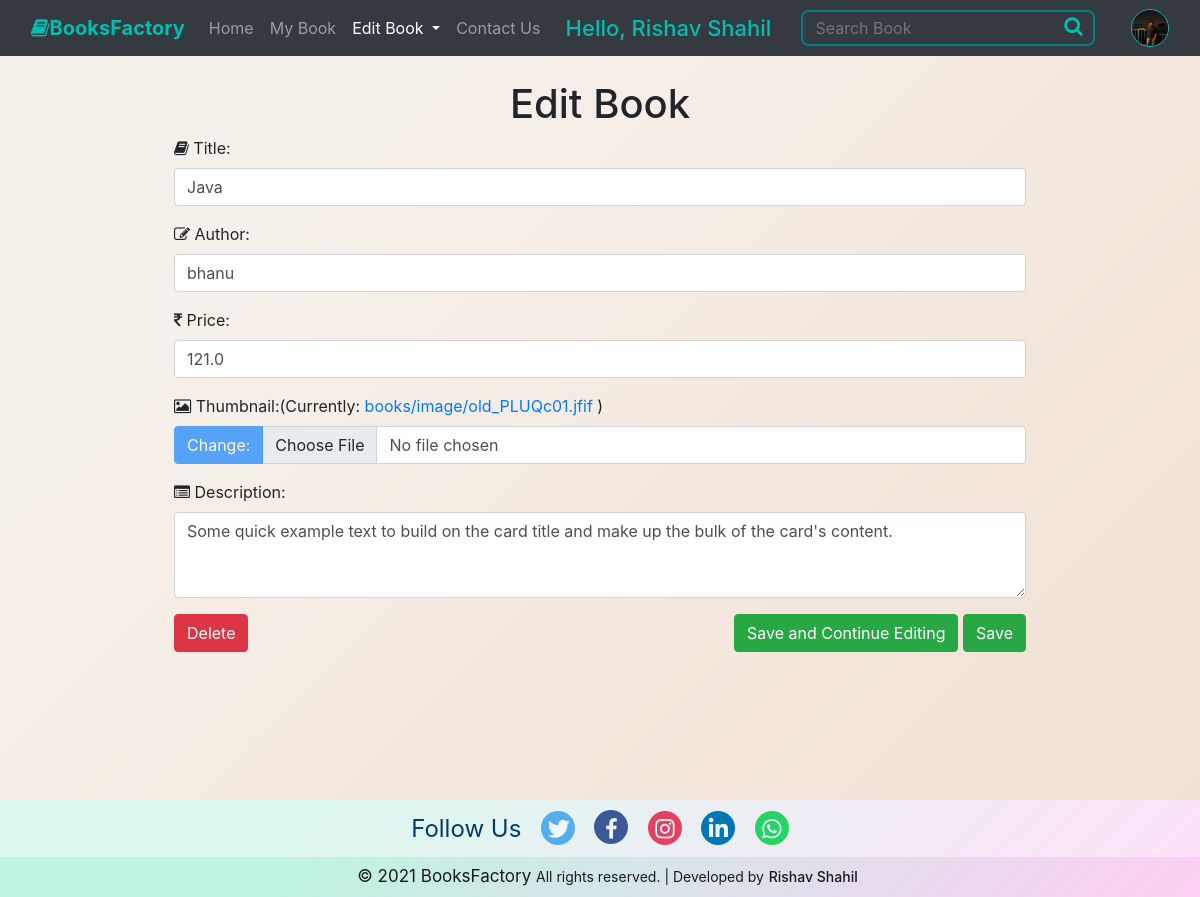
Screenshot of /book/edit/?id=25 (signed in) with the database file from the repository.
### books/models.py (models this page shows, shortened)
class UserDetails(models.Model):
    user = models.OneToOneField(User, on_delete=models.CASCADE,primary_key=True)
    image = models.ImageField(upload_to='users/image',  default='defaultuser.png')
    phone = models.IntegerField(default=0, blank=True)
    dob = models.DateField(default=datetime.today())
    gender = models.CharField(default='', max_length=28)

class Book(models.Model):
    title = models.CharField(max_length=20)
    price = models.FloatField()
    author = models.CharField(max_length=20)
    desc = models.CharField(max_length=200)
    img = models.ImageField(upload_to='books/image')

### books/views.py (the view, shortened to what this page needs)
# urls.py: path('edit/', views.edit_book, name='editbook'),
@login_required(login_url='home')
def edit_book(request):
    book = Book.objects.get(id=request.GET['id'])
    return render(request, 'book/editbook.html', {'book': book})

### templates/book/editbook.html (shortened to what this page needs)
{% extends 'book/base.html' %}
{% load static %}
{% block dropdown %} active {% endblock dropdown %}
{% block current %}Edit Book {% endblock current %}
{% block body %}
    <div class="container my-4 add-form">
        <h1 class="text-center">Edit Book</h1>
        <form action="{% url 'editbook' %}" enctype="multipart/form-data" method="post">
            <div class="mb-3">
                <label for="formname" class="form-label">
                    <i class="fa fa-book"></i> Title:</label>
                <input type="text" class="form-control" id="formname" aria-describedby="emailHelp"
                       placeholder="Enter Book Title" name="title" value="{{ book.title }}">
            </div>
            <div class="mb-3">
                <label for="forphone" class="form-label"><i class="fa fa-pencil-square-o"></i> Author:</label>
                <input type="text" class="form-control" id="forphone" aria-describedby="emailHelp"
                       placeholder="Enter Author Name" name="author" value="{{ book.author }}">
            </div>
            <div class="mb-3">
                <label for="exampleFormControlInput1" class="form-label"><i class="fa fa-inr"></i> Price:</label>
                <input type="Text" class="form-control" id="exampleFormControlInput1" name="price"
                       placeholder="Enter Book Price"
                       value="{{ book.price }}">
            </div>
            <label for="formFile" class="form-label form-l">
                <i class="fa fa-picture-o"></i> Thumbnail:(Currently: <a href="{{ book.img.url }}">{{ book.img }}</a> )
            </label>
            <div class="input-group mb-3">
                <button class="btn btn-primary disabled" type="button" id="button-addon2">Change:</button>
                <input class="form-control input-file" type="file" name="image" id="formFile">
            </div>
            <div class="mb-3">
                <label for="forTextarea" class="form-label"><i class="fa fa-list-alt"></i> Description:</label>
                <textarea class="form-control" id="forTextarea" rows="3" name="desc"
                          placeholder="Enter Book Description">{{ book.desc }}</textarea>
            </div>
            <div class="row">
                <div class="col-md-6 cols-sm-2 col-3">
                    <button type="button" class="btn btn-danger" data-toggle="modal" data-target="#deleteModal">
                        Delete
                    </button>
                </div>
                <div class="col-md-6 cols-sm-10 col-9" style="text-align: right;">
                    <button type="submit" class="btn btn-success" value="savecon" name="submit">Save and Continue
                        Editing
                    </button>
                    <button type="submit" class="btn btn-success" value="save" name="submit">Save</button>
                </div>
            </div>
        </form>
    </div>
{% endblock body %}

### templates/book/base.html (shortened to what this page needs)
<!doctype html>
{% load static %}
<html lang="en">
<head>
    <link href="https://cdn.jsdelivr.net/npm/bootstrap@5.0.0-beta2/dist/css/bootstrap.min.css" rel="stylesheet"
>
    <link rel="stylesheet" href="https://maxcdn.bootstrapcdn.com/bootstrap/4.0.0/css/bootstrap.min.css"
>
    <link rel="stylesheet" href="https://cdn.jsdelivr.net/npm/bootstrap-icons@1.3.0/font/bootstrap-icons.css">
    <link rel="stylesheet" href="https://cdnjs.cloudflare.com/ajax/libs/font-awesome/4.7.0/css/font-awesome.min.css">
    <link rel="stylesheet" href="https://use.fontawesome.com/releases/v5.8.1/css/all.css"
>
    <link rel="stylesheet" href="https://maxcdn.bootstrapcdn.com/font-awesome/4.5.0/css/font-awesome.min.css">
    <link rel="stylesheet" href="{% static 'css/accounts.css' %}">
    <link rel="stylesheet" href="{% static 'css/books.css' %}">
</head>
<body>
<nav class="navbar navbar-expand-lg navbar-dark bg-dark" >
    <div class="container-fluid">
        <a class="navbar-brand" href="{% url 'home' %}">
            <strong class="mainlogo"><i class="fa fa-book"></i>BooksFactory</strong>
        </a>
        <div class="collapse navbar-collapse" id="navbarSupportedContent">
            <ul class="navbar-nav me-auto mb-2 mb-lg-0">
                <li class="nav-item">
                    <a class="nav-link {% block home %} {% endblock home %}" aria-current="page"
                       href="{% url 'home' %}">Home</a>
                </li>
                <li class="nav-item">
                    <a class="nav-link {% block mybooks %} {% endblock mybooks %}" href="{% url 'showbook' %}">My
                        Book</a>
                </li>
                <li class="nav-item dropdown">
                    <a class="nav-link dropdown-toggle {% block dropdown %} {% endblock dropdown %}" href="#"
                       id="navbarDropdown" role="button"
                       data-bs-toggle="dropdown" aria-expanded="false">
                        {% block current %} {% endblock current %}
                    </a>
                </li>
                <li class="nav-item">
                    <a class="nav-link {% block contactus %} {% endblock contactus %}" href="{% url 'contactus' %}">
                        Contact Us
                    </a>
                </li>
            </ul>
            <span class="user-name">Hello, {{ request.user.first_name }} {{ user.last_name }}</span>
            <form class="d-flex" method="get" action="{% url 'searchbook' %}">
                <div class="searchbook">
                    <input type="text" name="query" id="search" placeholder="Search Book">
                    <button type="submit"><i class="fa fa-search"></i></button>
                </div>
            </form>
            <ul class="navbar-nav  ">
                    <li class="nav-item dropdown">
                        <a class="nav-link  last-logo" href="#" id="navbarDropdown" role="button"
                            data-bs-toggle="dropdown" aria-expanded="false" style="padding: 0px;">
                            <img src="{{ request.user.userdetails.image.url }}" alt="" class="user-logo">
                        </a>
                    </li>
                </ul>
        </div>
    </div>
</nav>
{% block body %}
{% endblock body %}
<br>
<footer class="footer  ">
    <div class="container-fluid slast">
        <span class="follow">Follow Us</span>
        <a href="https://twitter.com/ShahilRishav" target="_blank" class="link"><i class="fab fa-twitter"
                                                                                   id="icon1"></i></a>
        <a href="https://www.facebook.com/rishav.sahil.02" target="_blank" class="link"><i class="fa fa-facebook-f"
                                                                                           id="icon2"></i></a>
        <a href="https://www.instagram.com/rishavshahil/" target="_blank" class="link"><i class="fab fa-instagram"
                                                                                          id="icon3"></i></a>
        <a href="https://www.linkedin.com/in/rishav-shahil-4b87821a0/" target="_blank" class="link"><i
                class="fab fa-linkedin-in" id="icon4"></i></a>
        <a href="https://api.whatsapp.com/send?phone=+919060210014" target="_blank" class="link"><i
                class="fab fa-whatsapp" id="icon5"></i></a>
    </div>
    <div class="container-fluid last">
            <span>
                © 2021 BooksFactory <span class="rights">All rights reserved. | Developed by</span>
                <span class="name">Rishav Shahil</span>
            </span>
    </div>
</footer>
</body>
</html>

### static/css/accounts.css (style rules this page uses)
body { background-color: #f1dfd1; background-image: linear-gradient(315deg, #f1dfd1 0%, #f6f0ea 74%); }
.mainlogo { color: #00bfb2; }
.searchbook { display: inline-block; border: 2.5px solid teal; border-radius: 7px; padding: 3px 10px; margin-right: 35px; width: 89%; color: #00bfb2; }
.searchbook button { background: none; border: none; outline: none; float: right; padding: 0; color: #00bfb2; }
.searchbook i { cursor: pointer; font-size: 20px; }
.searchbook input { background: transparent; border: none; outline: none; padding: 1px 2px; width: 89%; color: turquoise; font-size: 16px; }
#icon1 { font-size: 22px; color: aliceblue; padding: 7px; width: 34px; text-align: center; height: 34px; background-color: #55acee; border-radius: 100px; }
#icon2 { font-size: 22px; margin-left: 15px; color: aliceblue; padding: 8px; width: 34px; text-align: center; height: 34px; background-color: #3b5999; border-radius: 100px; }
#icon3 { font-size: 22px; margin-left: 15px; color: aliceblue; padding: 7px; width: 34px; text-align: center; height: 34px; background-color: #e4405f; border-radius: 100px; }
#icon4 { font-size: 22px; margin-left: 15px; color: aliceblue; padding: 7px; width: 34px; text-align: center; height: 34px; background-color: #0077B5; border-radius: 100px; }
#icon5 { font-size: 22px; margin-left: 15px; color: aliceblue; padding: 7px; width: 34px; text-align: center; height: 34px; background-color: #25D366; border-radius: 100px; }
.bg-dark { color: black; }
.footer { text-align: center; margin-top: 100px; }
footer .slast { background-color: #fee2f8; background-image: linear-gradient(315deg, #fee2f8 0%, #dcf8ef 74%); padding: 10px 0px 10px 0px; }
footer .last { background-color: #fdcef3; background-image: linear-gradient(315deg, #fdcef3 0%, #bff2e2 75%); padding: 7px 0px 7px 15px; font-size: 17px; color:#1a1a1a; }
footer .rights { font-size: 14px; }
footer .name { font-size: 14px; cursor: pointer; font-weight: 500; }
footer .follow { font-size: 24px; color: #003d66; font-weight: 400; padding-right: 15px; }

### static/css/books.css (style rules this page uses)
nav .user-name { color: #00bfb2; font-size: 22px; font-weight: 450; margin: 0px 30px 0px 10px; }
nav .user-logo { width: 38px; margin-left: auto; border: 1.8px solid #00bfb2; border-radius: 300px; }
.add-form { padding: 0 12% 0 12%; }
.last-logo { margin: 0; padding: 0; }

### rows the page displays
Book: title "Java", author "bhanu", price "121.0", img "books/image/old_PLUQc01.jfif", desc "Some quick example text to build on the card title and make up the bulk of the card's content."

### other values shown
{{ request.user.first_name }} "Rishav"
{{ user.last_name }} "Shahil"
